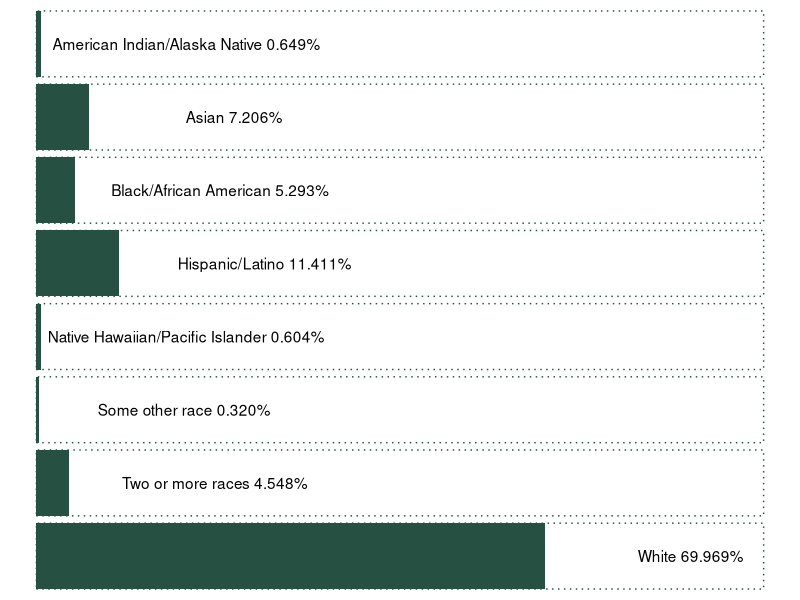

The R source for this figure:
library(tidyverse)
library(scales)

tfff_dark_green <- "#265142"

# Working on recreating this graph: https://show.rfor.us/hJFyQL

race_ethnicity <- read_csv("data/race-ethnicity.csv") %>%
  filter(geography == "Multnomah",
         year == 2020) %>%
  select(population, value) %>% 
  mutate(value_formatted = percent(value, accuracy = 0.1))

race_ethnicity %>% 
  mutate(population = fct_rev(population)) %>% 
  ggplot() +
  geom_col(aes(x = 1,
               y = population),
           fill = "transparent",
           color = tfff_dark_green,
           linetype = "dotted") +
  geom_col(aes(x = value,
               y = population),
           fill = tfff_dark_green) +
  geom_text(aes(x = value + 0.2,
                y = population,
                label = paste(population, scales::percent(value)))) +
  theme_void()
